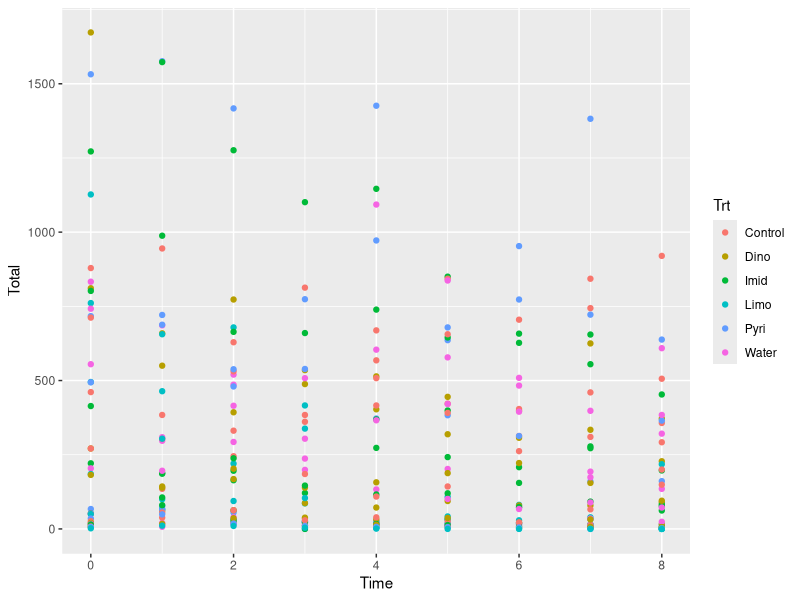
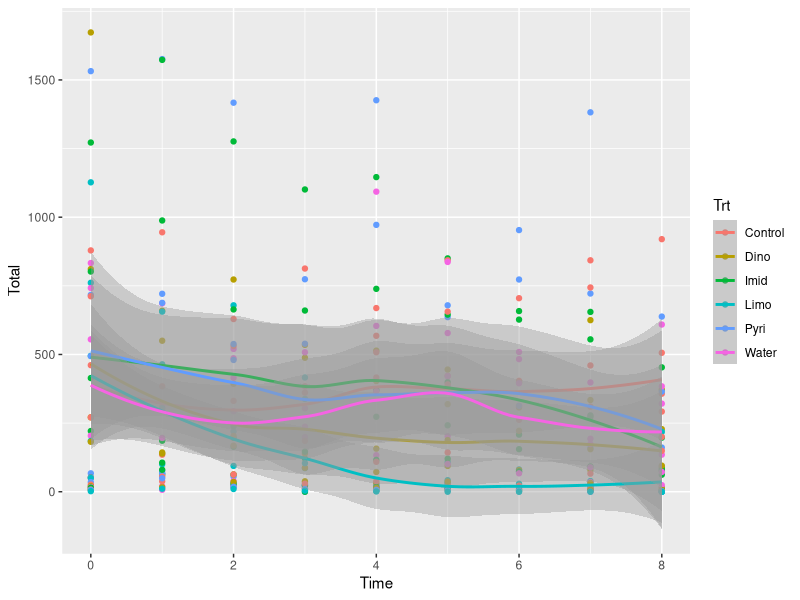
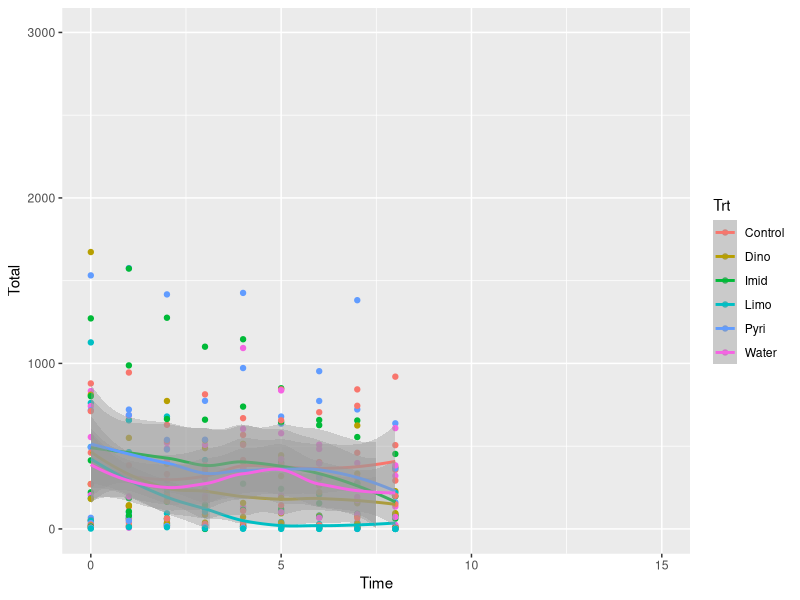
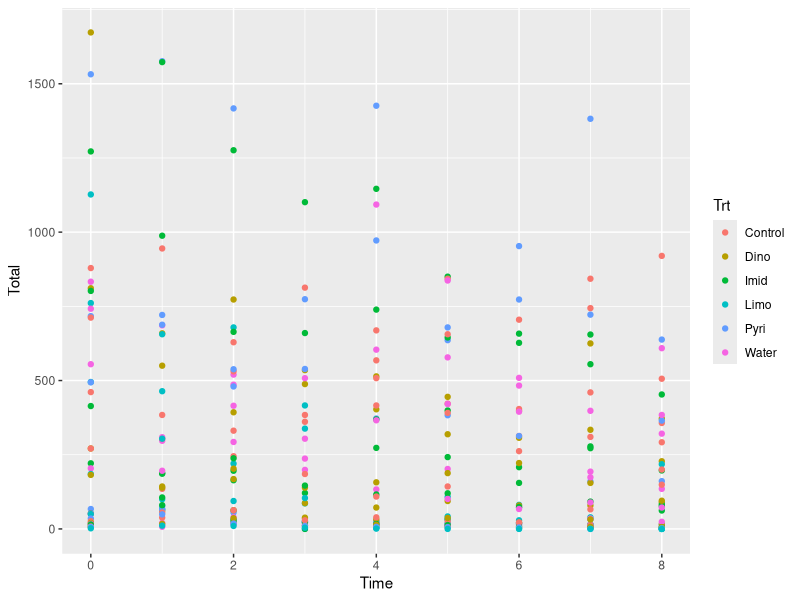
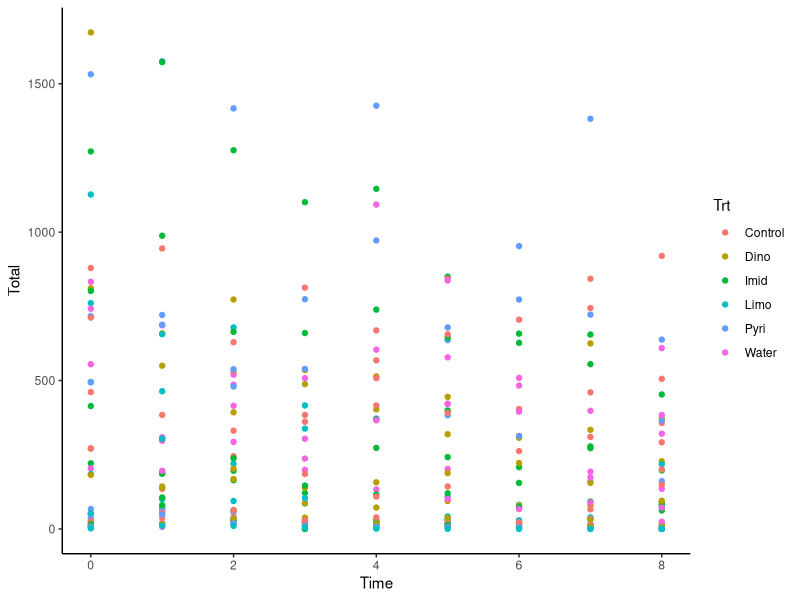
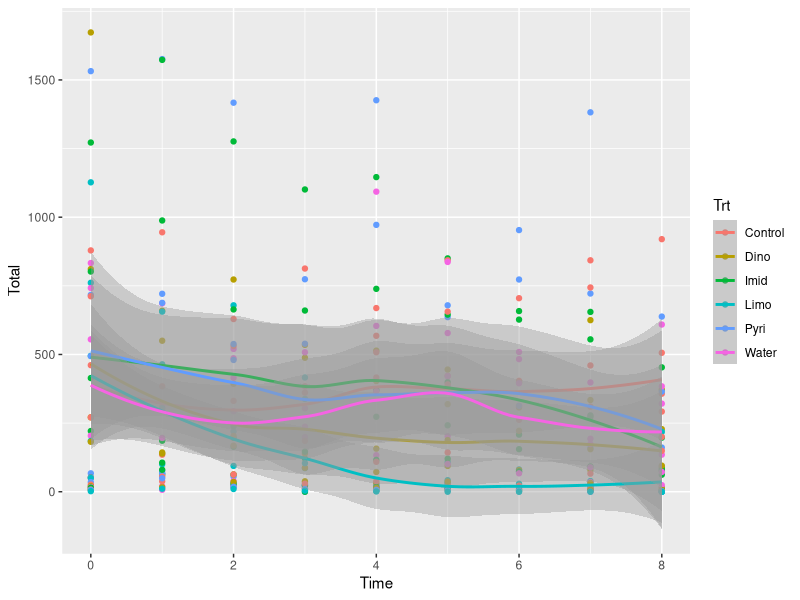
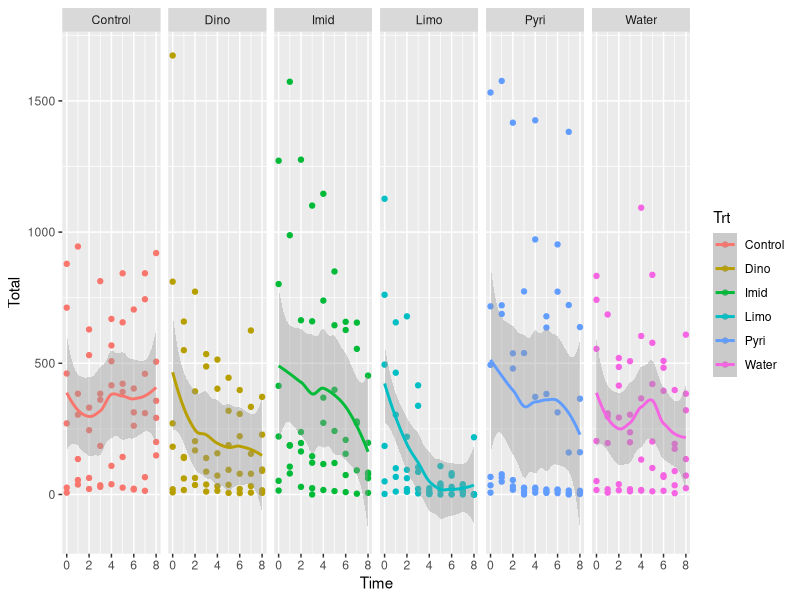

The R source for these figures, in order:
## ---- chunk 1
library(ggplot2)
Limo <- read.csv("LimoGHR.csv")

ggplot(Limo, aes(x = Time ,y = Total, color = Trt))+
  geom_point() #this shows all the data points in this set

ggplot(Limo, aes(x = Time ,y = Total, color = Trt))+
  geom_point()+
  geom_smooth() #with this layer included, now the general trend lines are visible
## ---- chunk 2
ggplot(Limo, aes(x = Time ,y = Total, color = Trt))+
  geom_point()+
  geom_smooth()+
   xlim(0, 15)+ylim(0, 3000)

## ---- chunk 3
ggplot(Limo, aes(x = Time ,y = Total, color = Trt))+
  geom_point() #this is the generic ggplot graph

ggplot(Limo, aes(x = Time ,y = Total, color = Trt))+
  geom_point()+
  theme_classic() #this theme removes the gridlines and background color!

## ---- chunk 4
ggplot(Limo, aes(x = Time ,y = Total, color = Trt))+
  geom_point()+
  geom_smooth() #here is the same graph from earlier

ggplot(Limo, aes(x = Time ,y = Total, color = Trt))+
  geom_point()+
  geom_smooth()+
  facet_grid(. ~ Trt) #Notice how the graphs are broken down by treatments

## ---- chunk 5
data("ToothGrowth")

subset(ToothGrowth, supp == 'VC')
## ---- chunk 6
subset(ToothGrowth, supp == 'VC' & dose == '0.5')
## ---- chunk 7
subset(ToothGrowth, select = c(len), supp == 'VC' & dose == '0.5')

